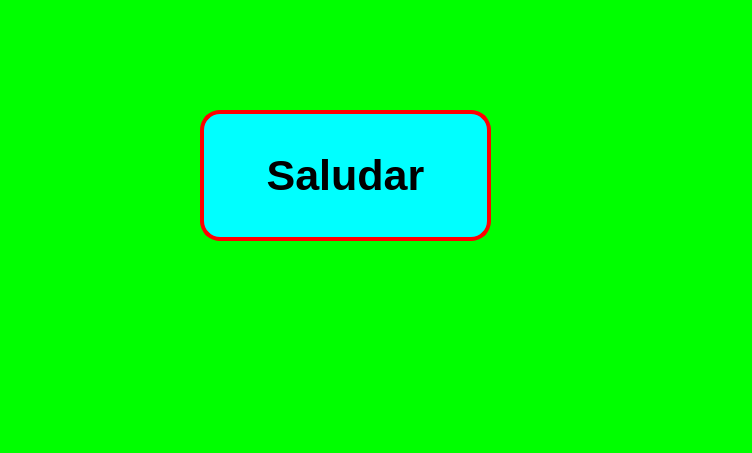
<?xml version="1.0" encoding="UTF-8"?>
<ui version="4.0">
 <class>MainWindow</class>
 <widget class="QMainWindow" name="MainWindow">
  <property name="geometry">
   <rect>
    <x>0</x>
    <y>0</y>
    <width>752</width>
    <height>453</height>
   </rect>
  </property>
  <property name="font">
   <font>
    <pointsize>32</pointsize>
    <weight>75</weight>
    <bold>true</bold>
   </font>
  </property>
  <property name="windowTitle">
   <string>MainWindow</string>
  </property>
  <property name="styleSheet">
   <string notr="true">background-color: rgb(0, 255, 0);</string>
  </property>
  <widget class="QWidget" name="centralwidget">
   <widget class="QPushButton" name="btn_mensaje">
    <property name="geometry">
     <rect>
      <x>200</x>
      <y>110</y>
      <width>291</width>
      <height>131</height>
     </rect>
    </property>
    <property name="font">
     <font>
      <pointsize>32</pointsize>
      <weight>75</weight>
      <bold>true</bold>
      <stylestrategy>PreferDefault</stylestrategy>
      <kerning>false</kerning>
     </font>
    </property>
    <property name="styleSheet">
     <string notr="true">background-color: cyan;
border: 4px solid red;
border-radius:20px;
color: black;</string>
    </property>
    <property name="text">
     <string>Saludar</string>
    </property>
   </widget>
  </widget>
  <widget class="QMenuBar" name="menubar">
   <property name="geometry">
    <rect>
     <x>0</x>
     <y>0</y>
     <width>752</width>
     <height>21</height>
    </rect>
   </property>
  </widget>
  <widget class="QStatusBar" name="statusbar"/>
 </widget>
 <resources/>
 <connections/>
</ui>
